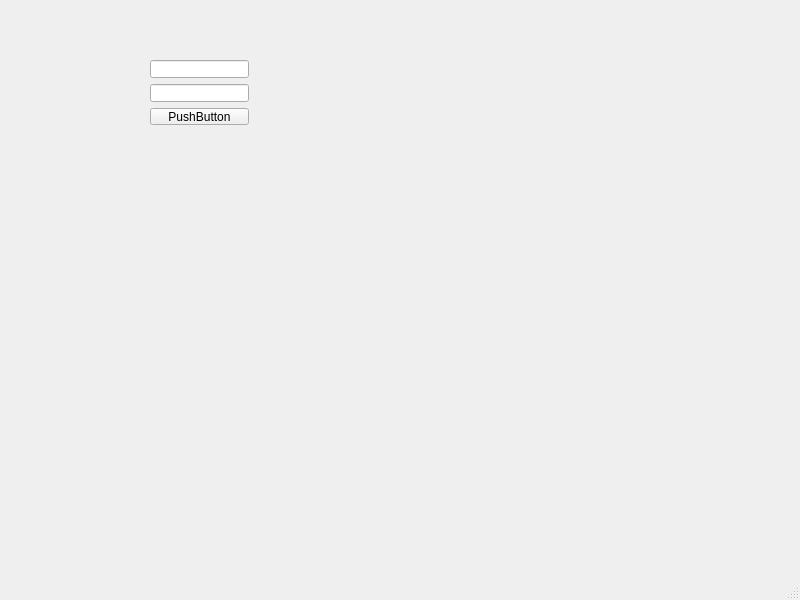
<?xml version="1.0" encoding="UTF-8"?>
<ui version="4.0">
 <class>MainWindow</class>
 <widget class="QMainWindow" name="MainWindow">
  <property name="geometry">
   <rect>
    <x>0</x>
    <y>0</y>
    <width>800</width>
    <height>600</height>
   </rect>
  </property>
  <property name="windowTitle">
   <string>MainWindow</string>
  </property>
  <widget class="QWidget" name="centralwidget">
   <widget class="QWidget" name="">
    <property name="geometry">
     <rect>
      <x>150</x>
      <y>60</y>
      <width>99</width>
      <height>65</height>
     </rect>
    </property>
    <layout class="QVBoxLayout" name="verticalLayout">
     <item>
      <widget class="QLineEdit" name="lineEdit"/>
     </item>
     <item>
      <widget class="QLineEdit" name="lineEdit_2"/>
     </item>
     <item>
      <widget class="QPushButton" name="pushButton">
       <property name="text">
        <string>PushButton</string>
       </property>
      </widget>
     </item>
    </layout>
   </widget>
  </widget>
  <widget class="QMenuBar" name="menubar">
   <property name="geometry">
    <rect>
     <x>0</x>
     <y>0</y>
     <width>800</width>
     <height>18</height>
    </rect>
   </property>
  </widget>
  <widget class="QStatusBar" name="statusbar"/>
 </widget>
 <resources/>
 <connections/>
</ui>
